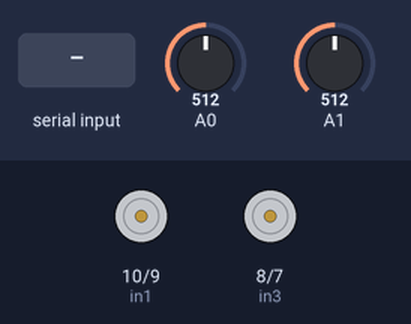
Bench run of a sketch on a simulated Arduino Uno, built with avr-gcc and run on an emulated ATmega328P. Shown: motor-driver pin pairs drawn as motors (green arrow = first pin HIGH = forward, orange = second pin HIGH = backward, longer = more drive, scaled by the enable pin). The inputs (shaded band) are chosen by the test bench; at power-on: A0 = 512, A1 = 512. What the sketch prints to the serial monitor is not drawn.

Above: at 1.2 s.
1.3 s: "90,45\n" received over Serial
At 2.0 s:
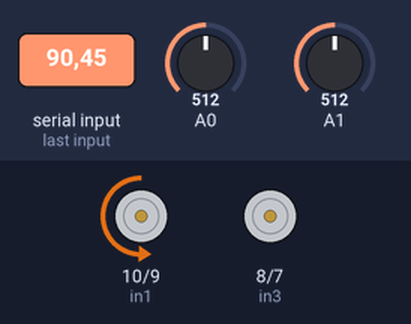
4.3 s: "30,150\n" received over Serial
At 5.5 s:
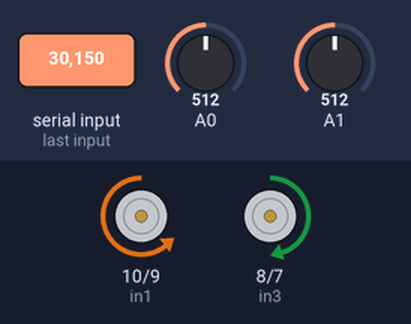
7.3 s: "90\n" received over Serial
At 8.6 s:
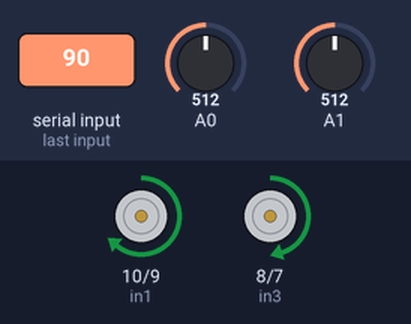
10.3 s: "200\n" received over Serial
At 10.8 s:
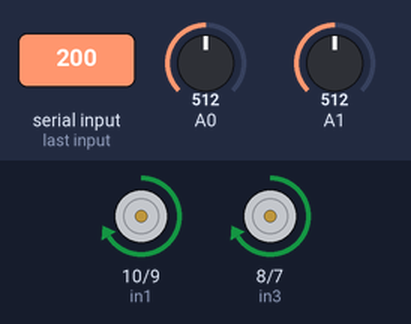
13.3 s: "1,90\n" received over Serial
At 14.5 s:
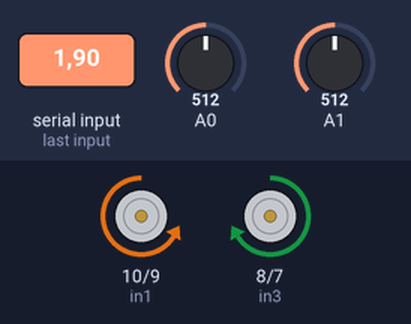
Timing chart, 0 to 16.3 s (numbered marks = the images above; inputs shaded):
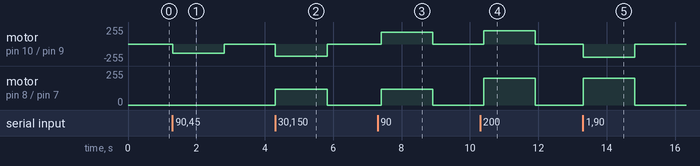

Measured:
- after the input at 1.3 s, motor on pin 10 (in1) / pin 9 (in2): stopped → backward 135/255 at once, → stopped 1.5 s later
- after the input at 4.3 s, motor on pin 10 (in1) / pin 9 (in2): stopped → backward 180/255 at once, → stopped 1.5 s later; motor on pin 8 (in3) / pin 7 (in4): stopped → forward 120/255 at once, → stopped 1.5 s later
- after the input at 7.3 s, motor on pin 10 (in1) / pin 9 (in2): stopped → forward 180/255 after 0.11 s, → stopped 1.5 s later; motor on pin 8 (in3) / pin 7 (in4): stopped → forward 120/255 after 0.11 s, → stopped 1.5 s later
- after the input at 10.3 s, motor on pin 10 (in1) / pin 9 (in2), motor on pin 8 (in3) / pin 7 (in4): stopped → forward 200/255 after 0.10 s, → stopped 1.5 s later
- after the input at 13.3 s, motor on pin 10 (in1) / pin 9 (in2): stopped → backward 200/255 at once, → stopped 1.5 s later; motor on pin 8 (in3) / pin 7 (in4): stopped → forward 200/255 at once, → stopped 1.5 s later

The sketch:

new_motor_tesr.ino
```cpp
/*  Arduino DC Motor Control - PWM | H-Bridge | L298N
         Example 02 - Arduino Robot Car Control
    by Dejan Nedelkovski, www.HowToMechatronics.com
*/
#define enA 11
#define in1 10
#define in2 9
#define enB 6
#define in3 8
#define in4 7
int Speed = 0;
String command;
int turn = 0;
int x = 0;

void setup() {
  Serial.begin(9600);
  Serial.setTimeout(100);
  pinMode(enA, OUTPUT);
  pinMode(enB, OUTPUT);
  pinMode(in1, OUTPUT);
  pinMode(in2, OUTPUT);
  pinMode(in3, OUTPUT);
  pinMode(in4, OUTPUT);
}


void loop() {
  int xAxis = analogRead(A0); // Read Joysticks X-axis
  int yAxis = analogRead(A1); // Read Joysticks Y-axis
  // Y-axis used for forward and backward contro
 if (Serial.available() == 0 && x > 0){
      delay(1500);
      Speed = 0;
      turn = 0;
      x = 0;
    }


  while (Serial.available() > 0){

     //int Head = Serial.parseInt();
     Speed = Serial.parseInt();
     turn = Serial.parseInt();
     x = 1;
     if (Serial.available()) {
      command = Serial.readStringUntil('\n');
      command.trim();

      }}


  /*Speed = map(yAxis, 0, 1023, -255, 255);
  int turn = map(xAxis, 0, 1023, -255, 255);
  */

   int leftSpeed = Speed - turn;
   int rightSpeed = Speed + turn;

   if (leftSpeed > 255){
    leftSpeed = 255;
   }

   else if (leftSpeed < -255){
    leftSpeed = -255;
   }

   else if (abs(leftSpeed) < 70) {
    leftSpeed = 0;
   }

   if (rightSpeed > 255){
         rightSpeed = 255;
   }

   else if (rightSpeed<=-255){
    rightSpeed = -255;
   }

   else if (abs(rightSpeed) < 70) {
    rightSpeed = 0;
   }

//////////////////////////////////////////////////////

   if (leftSpeed > 0){
    digitalWrite(in1, HIGH);
    digitalWrite(in2, LOW);
   }

    else {
    digitalWrite(in1, LOW);
    digitalWrite(in2, HIGH);
    }

  if (rightSpeed > 0){
    digitalWrite(in3, HIGH);
    digitalWrite(in4, LOW);
   }

    else {
    digitalWrite(in3, LOW);
    digitalWrite(in4, HIGH);
    }


  analogWrite(enA, abs(rightSpeed)); // Send PWM signal to motor A
  analogWrite(enB, abs(leftSpeed)); // Send PWM signal to motor B
  Serial.println(leftSpeed);
  Serial.println(rightSpeed);
  Serial.println(x);


}
```
